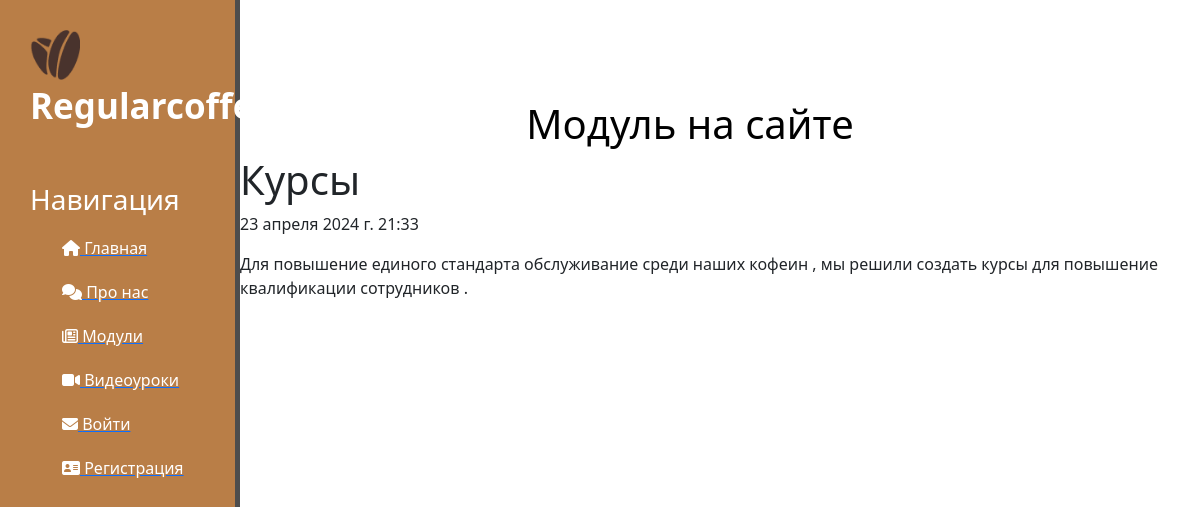
The app's page /news/2, older data.
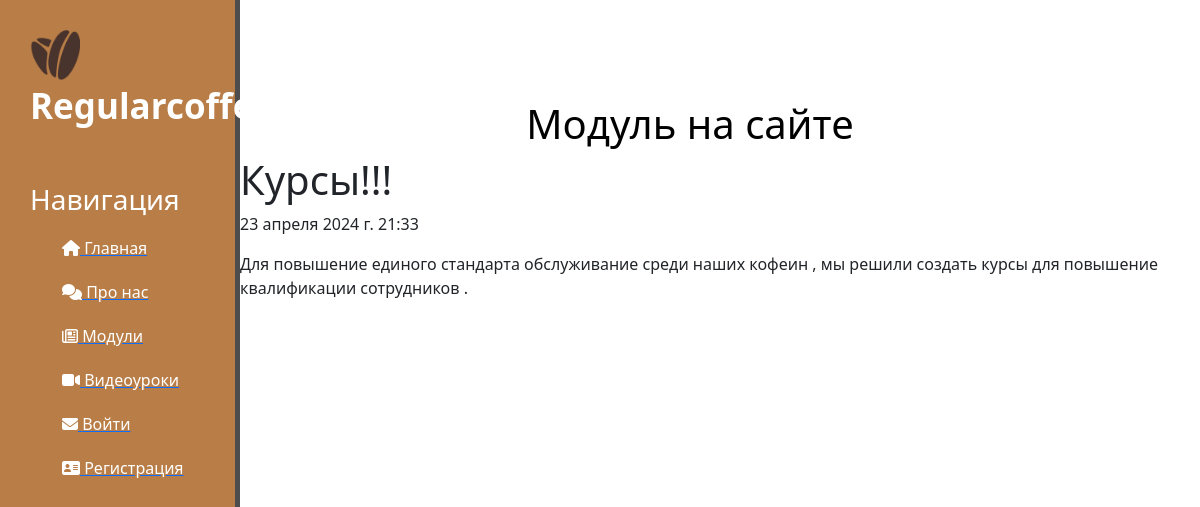
The same page, newer data.
### news/models.py (models this page shows, shortened)
class Artiles(models.Model):
    title = models.CharField('Название', max_length=50)
    anons =  models.CharField('Анонс', max_length=350)
    full_text = models.TextField('Статья')
    date = models.DateTimeField('Дата публикации')
    class Meta:
        verbose_name='Новость'
        verbose_name_plural = 'Новости'

### news/views.py (the view)
# urls.py: path('<int:pk>',views.NewsDetailView.as_view(), name="news-detail"),
class NewsDetailView(DetailView):
    model = Artiles
    template_name = 'news/details_view.html'
    context_object_name = 'article'

### news/templates/news/details_view.html (shortened to what this page needs)
{% extends 'main/layout.html' %}
{% block content %}
    <div>
        <h1 class="features">Модуль на сайте</h1>
            <h1>{{ article.title }}</h1>
            <p>{{ article.date}}</p>
            <p> {{ article.full_text }}</p>
    </div>
{% endblock %}

Row changes from the older to the newer data that the page shows:
changed Artiles: title "Курсы" → "Курсы!!!"
